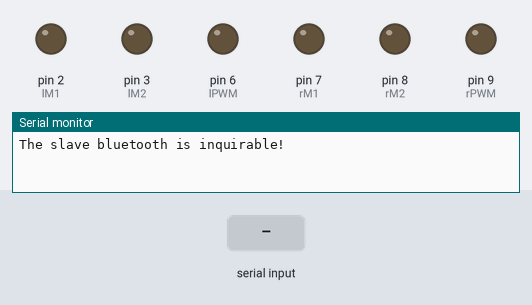
A sketch run on a simulated Arduino Uno, built with avr-gcc and run on an emulated ATmega328P. Parts: output pins drawn as LEDs (lit = HIGH), the last lines printed to the serial monitor. Inputs (shaded band) come from the test bench.

Above: at 5.2 s.
5.3 s: "F" received over the second serial link
At 6.5 s:
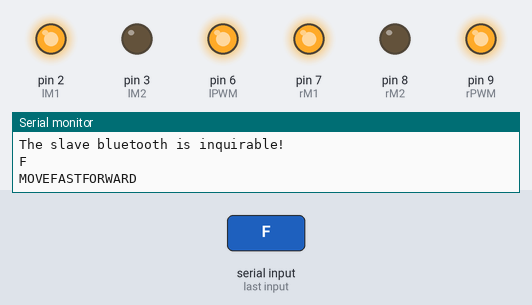
6.8 s: "B" received over the second serial link
At 7.8 s:
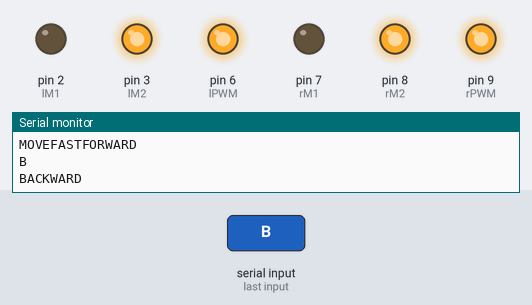
8.3 s: "I" received over the second serial link
At 8.9 s:
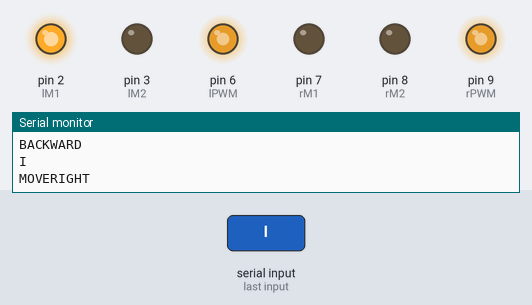
9.8 s: "R" received over the second serial link
At 11.0 s:
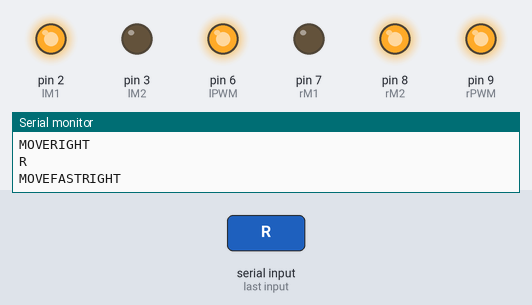
11.3 s: "G" received over the second serial link
At 12.4 s:
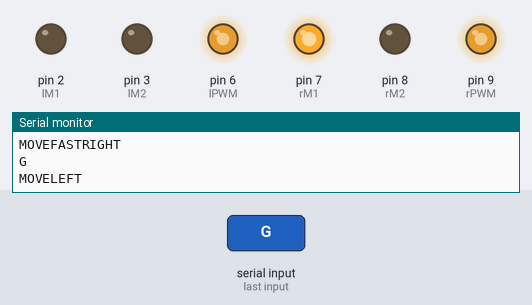
12.8 s: "L" received over the second serial link
At 13.5 s:
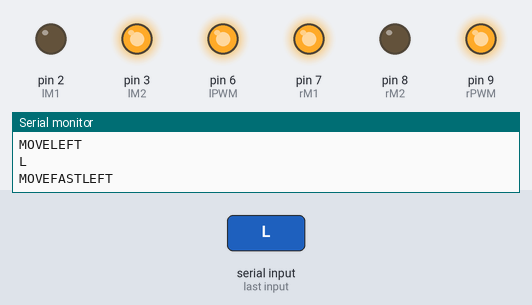
Timing chart, 0 to 15.3 s (numbered marks = the images above; inputs shaded):
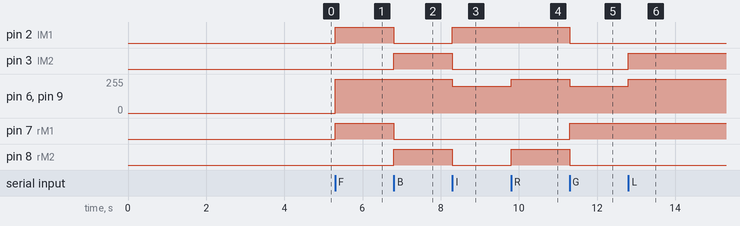

The sketch:

Arm_of_achelous.ino
```cpp
#include <SoftwareSerial.h>
#define RxD 11 // Pin that the Bluetooth (BT_TX) will transmit to the Arduino (RxD)
#define TxD 12

const int lPWM = 6 ;
const int rPWM = 9;
const int lM1 = 2, lM2 = 3;
const int rM1 = 7, rM2 = 8;
SoftwareSerial blueToothSerial(RxD, TxD);

void setup()
{
  Serial.begin(9600); // Allow Serial communication via USB cable to computer (if required)
  pinMode(RxD, INPUT); // Set pin to receive INPUT from bluetooth shield on Digital Pin 6
  pinMode(TxD, OUTPUT); // Set pin to send data (OUTPUT) to bluetooth shield on Digital Pin 7
  pinMode(lM1, OUTPUT);
  pinMode(lM2, OUTPUT);
  pinMode(rM1, OUTPUT);
  pinMode(rM2, OUTPUT);
  pinMode(rPWM, OUTPUT);
  pinMode(lPWM, OUTPUT);

  setupBlueToothConnection(); //Used to initialise the Bluetooth shield
}


void loop()
{
  if (blueToothSerial.available())
  { //check for data sent from the remote bluetooth shield
    char recvChar = blueToothSerial.read();
    Serial.println(recvChar);
    switch (recvChar)
    {
      case 'F' : moveForward();
        break;
      case 'B': moveBackward();
        break;
      case 'I' : arcRight();
        break;
      case 'R' : spotfastRight();
        break;
      case 'G' : arcLeft();
        break;
      case 'L' : spotfastLeft();
        break;
            case 'H' : arcBackLeft();
        break;
              case 'J' : arcBackRight();
        break;
      case 'S' : Stop();
        break;

    }

  }
}


void setupBlueToothConnection()
{
  blueToothSerial.begin(9600); //Set BluetoothBee BaudRate to default baud rate 38400
  blueToothSerial.print("\r\n+STWMOD=0\r\n"); //set the bluetooth work in slave mode
  blueToothSerial.print("\r\n+STNA=SeeedBTSlave\r\n"); //set bluetooth name as "SeeedBTSlave"
  blueToothSerial.print("\r\n+STOAUT=1\r\n"); // Permit Paired device to connect me
  blueToothSerial.print("\r\n+STAUTO=0\r\n"); // Auto-connection should be forbidden here
  delay(2000); // This delay is required.
  blueToothSerial.print("\r\n+INQ=1\r\n"); //make the slave bluetooth inquirable
  Serial.println("The slave bluetooth is inquirable!");
  delay(2000); // This delay is required.
  blueToothSerial.flush();
}

void moveForward()
{
  Serial.println("MOVEFASTFORWARD");
  analogWrite(lPWM, 255);
  analogWrite(rPWM, 255);
  digitalWrite(lM1, HIGH);
  digitalWrite(lM2, LOW);
  digitalWrite(rM1, HIGH);
  digitalWrite(rM2, LOW);
}


void moveBackward()
{
  Serial.println("BACKWARD");
  analogWrite(lPWM, 255);
  analogWrite(rPWM, 255);
  digitalWrite(lM1, LOW);
  digitalWrite(lM2, HIGH);
  digitalWrite(rM1, LOW);
  digitalWrite(rM2, HIGH);
}

void arcRight()
{
  Serial.println("MOVERIGHT");
  analogWrite(lPWM, 200);
  analogWrite(rPWM, 200);
  digitalWrite(lM1, HIGH);
  digitalWrite(lM2, LOW);
  digitalWrite(rM1, LOW);
  digitalWrite(rM2, LOW);
}

void arcLeft()
{
  Serial.println("MOVELEFT");
  analogWrite(lPWM, 200);
  analogWrite(rPWM, 200);
  digitalWrite(lM1, LOW);
  digitalWrite(lM2, LOW);
  digitalWrite(rM1, HIGH);
  digitalWrite(rM2, LOW);
}

void arcBackRight()
{
  Serial.println("MOVERIGHT");
  analogWrite(lPWM, 200);
  analogWrite(rPWM, 200);
  digitalWrite(lM1, LOW);
  digitalWrite(lM2, HIGH);
  digitalWrite(rM1, LOW);
  digitalWrite(rM2, LOW);
}

void arcBackLeft()
{
  Serial.println("MOVELEFT");
  analogWrite(lPWM, 200);
  analogWrite(rPWM, 200);
  digitalWrite(lM1, LOW);
  digitalWrite(lM2, LOW);
  digitalWrite(rM1, LOW);
  digitalWrite(rM2, HIGH);
}

void Stop()
{
  Serial.println("STOP");
  analogWrite(lPWM, 0);
  analogWrite(rPWM, 0);
  digitalWrite(lM1, LOW);
  digitalWrite(lM2, LOW);
  digitalWrite(rM1, LOW);
  digitalWrite(rM2, LOW);
}


void spotfastRight()
{
  Serial.println("MOVEFASTRIGHT");
  analogWrite(lPWM, 255);
  analogWrite(rPWM, 255);
  digitalWrite(lM1, HIGH);
  digitalWrite(lM2, LOW);
  digitalWrite(rM1, LOW);
  digitalWrite(rM2, HIGH);
}

void spotfastLeft()
{
  Serial.println("MOVEFASTLEFT");
  analogWrite(lPWM, 255);
  analogWrite(rPWM, 255);
  digitalWrite(lM1, LOW);
  digitalWrite(lM2, HIGH);
  digitalWrite(rM1, HIGH);
  digitalWrite(rM2, LOW);
}
```

Measured:
- after the input at 5.3 s, pin 2 (lM1), pin 7 (rM1): LOW → HIGH at once; pin 6 (lPWM), pin 9 (rPWM): 0/255 → 255/255 at once
- after the input at 6.8 s, pin 2 (lM1), pin 7 (rM1): HIGH → LOW at once; pin 3 (lM2), pin 8 (rM2): LOW → HIGH at once
- after the input at 8.3 s, pin 2 (lM1): LOW → HIGH at once; pin 3 (lM2), pin 8 (rM2): HIGH → LOW at once; pin 6 (lPWM), pin 9 (rPWM): 255/255 → 200/255 at once
- after the input at 9.8 s, pin 6 (lPWM), pin 9 (rPWM): 200/255 → 255/255 at once; pin 8 (rM2): LOW → HIGH at once
- after the input at 11.3 s, pin 2 (lM1), pin 8 (rM2): HIGH → LOW at once; pin 6 (lPWM), pin 9 (rPWM): 255/255 → 200/255 at once; pin 7 (rM1): LOW → HIGH at once
- after the input at 12.8 s, pin 3 (lM2): LOW → HIGH at once; pin 6 (lPWM), pin 9 (rPWM): 200/255 → 255/255 at once
